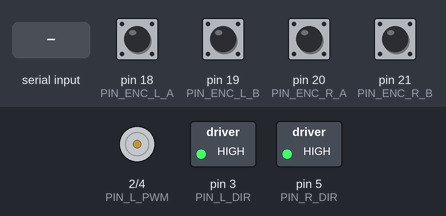
Simulated run of this sketch. Board: Arduino Mega 2560, built with avr-gcc and run on an emulated ATmega2560. Parts: motor-driver pin pairs drawn as motors (green arrow = first pin HIGH = forward, orange = second pin HIGH = backward, longer = more drive), switched loads named in the sketch (green lamp = pin HIGH). The test bench sets the inputs (shaded band); at power-on: pin 18 (PIN_ENC_L_A), pin 19 (PIN_ENC_L_B), pin 20 (PIN_ENC_R_A), pin 21 (PIN_ENC_R_B) HIGH. What the sketch prints to the serial monitor is not drawn.

Above: at 1.2 s.
1.3 s: "V,,45\n" received over Serial
Timing chart, 0 to 4.3 s (numbered marks = the images above; inputs shaded):
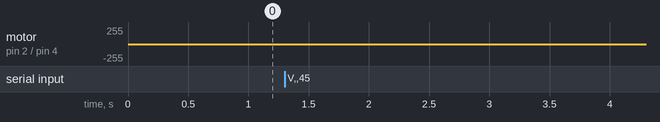

Measured:
- after the input at 1.3 s, motor on pin 2 (PIN_L_PWM) / pin 4 (PIN_R_PWM): stopped → backward 4/255 at once, → backward 5/255 0.40 s later, → stopped 0.12 s later

The sketch:

wheel_encoder_mcu.ino
```cpp
/*
  wheel_encoder_mcu.ino  (Arduino MEGA + Cytron MDD10A 버전)
  --------------------------------------------------------------
  [2026 업데이트] 동료가 실제 배선/테스트한 핀 구성을 그대로 반영함.
  모터드라이버는 Cytron MDD10A (PWM+DIR 모드 사용, MODE 핀이 PWM+DIR
  모드로 점퍼/배선되어 있어야 함 - 하드웨어 확인 필요, 코드와 무관).

  MDD10A 핀 구성 참고:
    VM, GND    : 모터 전원 (배터리 직결, Arduino와 무관)
    M1A/M1B    : 모터1 출력, M2A/M2B: 모터2 출력
    DIR1/PWM1  : 모터1 제어 입력 (아래 D2/D3)
    DIR2/PWM2  : 모터2 제어 입력 (아래 D4/D5)
    5V         : 로직 전원 입력 - Arduino 5V에 연결 (활성화 핀 아님, 필수 전원)
    MODE       : 제어 모드 선택 점퍼, PWM+DIR 모드로 설정되어 있어야 함

  ---- 핀 배치 (동료 테스트 코드 기준, 검증된 배선 그대로 사용) ----
  D2  - 모터1 PWM (속도, MDD10A PWM1)
  D3  - 모터1 DIR (방향, MDD10A DIR1)
  D4  - 모터2 PWM (속도, MDD10A PWM2)
  D5  - 모터2 DIR (방향, MDD10A DIR2)
  D18 - 모터1 엔코더 A상 (인터럽트)
  D19 - 모터1 엔코더 B상 (방향 판별, 일반 읽기)
  D20 - 모터2 엔코더 A상 (인터럽트)
  D21 - 모터2 엔코더 B상 (방향 판별, 일반 읽기)

  모터1 = 왼쪽, 모터2 = 오른쪽으로 가정 (반대라면 track_width 부호가 아니라
  ROS2 쪽 wheel_odom_node의 좌우 매핑만 바꾸면 됨 - 이 펌웨어는 그대로 둘 것).

  ---- 시리얼 프로토콜 (115200bps, 줄바꿈 구분) ----
  Jetson -> Arduino:  "V,<left_ticks_per_sec>,<right_ticks_per_sec>\n"
  Arduino -> Jetson:  "E,<left_delta_ticks>,<right_delta_ticks>,<dt_ms>\n"
  (wheel_odom_node.py와 반드시 일치해야 하는 부분, 임의로 바꾸지 말 것)
*/

#include <Arduino.h>

// ---------------- 핀 정의 (동료 테스트 배선 그대로) ----------------
const uint8_t PIN_L_PWM = 2;
const uint8_t PIN_L_DIR = 3;
const uint8_t PIN_R_PWM = 4;
const uint8_t PIN_R_DIR = 5;

const uint8_t PIN_ENC_L_A = 18;
const uint8_t PIN_ENC_L_B = 19;
const uint8_t PIN_ENC_R_A = 20;
const uint8_t PIN_ENC_R_B = 21;

// ---------------- 타이밍 ----------------
const unsigned long REPORT_INTERVAL_MS = 20;   // 엔코더 보고 주기 (50Hz)
const unsigned long CMD_TIMEOUT_MS = 500;      // 이 시간 동안 명령 없으면 정지 (안전 워치독)

// ---------------- PID 게인 (튜닝 필요, 시작값) ----------------
// ★ 좌우 모터가 가속/감속 순간(과도응답)에 서로 다르게 반응해서
//   출발 직후와 정지 직전에 짧게 휘는 현상이 실측으로 확인됨.
//   trim(정상상태 배율)으로는 해결이 안 되는 문제라 좌우 게인을 분리함.
//   시작은 동일값으로 두고, 실측하며 KP_R을 올리거나 KP_L을 낮추는 식으로 튜닝.
// ★ 2026-08-18 x4 쿼드러처 전환에 맞춰 게인을 1/4 로 낮춤.
//   틱 수가 4배가 되면 같은 속도 오차가 4배 큰 숫자로 들어온다.
//   게인을 그대로 두면 실효 게인이 4배가 되어 훨씬 공격적으로 변한다.
//   1/4 을 곱해 이전과 같은 응답을 유지한다.
//   (적분 제한 ±2000 은 그대로 두었다. ki 가 1/4 이 되었으므로 적분항이
//    낼 수 있는 최대 출력이 PWM 200 -> 50 으로 줄어, 와인드업 위험도 함께 낮아진다.)
float KP_L = 0.1;
float KI_L = 0.025;
float KD_L = 0.0;

float KP_R = 0.1125;
float KI_R = 0.03;
float KD_R = 0.0;
const int PWM_MAX = 255;

// ---------------- 엔코더 카운트 (인터럽트에서만 갱신) ----------------
volatile long enc_l_count = 0;
volatile long enc_r_count = 0;

// ---------------- 속도 제어 상태 ----------------
long target_l_tps = 0;

// ★ 기동 감쇠(startup damping): 정지 상태에서 새로 출발하는 순간,
//   오른쪽 모터가 왼쪽보다 먼저/세게 반응하는 과도응답 차이가 실측으로
//   확인됨 (teleop 출발 직후 왼쪽으로 꺾이는 원인). 출발 직후 짧은 시간
//   동안만 오른쪽 PWM 출력에 계수를 곱해 그 차이를 미리 상쇄한다.
unsigned long startup_time_ms = 0;      // 목표가 0에서 0이 아닌 값으로 바뀐 시각
bool was_stopped = true;                // 직전까지 정지 상태였는지
const unsigned long STARTUP_DAMP_DURATION_MS = 400;  // 이 시간 동안만 감쇠 적용
const float STARTUP_DAMP_FACTOR_R = 0.85f;           // 오른쪽 출력을 85%로 제한
long target_r_tps = 0;
float integral_l = 0.0f, integral_r = 0.0f;
long prev_err_l = 0, prev_err_r = 0;
unsigned long last_cmd_time = 0;

// ★ 하드 스톱 (2026-08-17). true 면 PID 를 건너뛰고 PWM 을 직접 0 으로 쓴다.
//   엔코더가 거짓말을 해도 모터를 확실히 멈추기 위한 마지막 방어선.
//   켜지는 경우 두 가지:
//     ① 워치독 (CMD_TIMEOUT_MS 동안 명령 없음)
//     ② 상위(ROS)에서 "H,1" 명령을 받았을 때 — 폭주 감지기가 쓴다
//   해제는 "H,0" 또는 정상 속도명령("V,...") 수신이다.
bool hard_stop = false;

// ---------------- 보고 상태 ----------------
long last_report_enc_l = 0;
long last_report_enc_r = 0;
unsigned long last_report_time = 0;

// ---------------- 시리얼 수신 버퍼 ----------------
String rx_line = "";

// ==========================================================
// ★★ 2026-08-18 — 반쪽 디코딩 -> 정식 x4 쿼드러처 상태머신 ★★
//
// 이전 방식: A상 상승엣지에서만 인터럽트를 걸고, 그 순간 B상을 한 번 읽어
//            방향을 결정했다. 간단하지만 **노이즈 한 번에 방향이 통째로 뒤집힌다.**
//            A상에 가짜 엣지가 뜨면 그때 읽은 B값이 곧 방향이 되기 때문이다.
//            그 결과 PID 부호가 역전되어 모터가 자가 가속하는 폭주가
//            2026-08-17~18 에 다섯 번 발생했다 (특히 회전 시 = 전류/노이즈가 큰 순간).
//
// 새 방식: A·B 양쪽의 모든 엣지(CHANGE)에서 인터럽트를 걸고, 직전 상태와
//          현재 상태의 쌍으로 방향을 판정한다.
//            - 정상 전이면 +1 또는 -1
//            - **있을 수 없는 전이(두 비트가 동시에 바뀜)는 0** -> 노이즈를 버린다
//          가짜 엣지가 하나 껴도 다음 엣지에서 되돌아와 +1/-1 로 상쇄되므로,
//          부호가 통째로 뒤집히지 않는다. 이것이 폭주의 뿌리를 끊는다.
//
// 덤: 한 바퀴에 세는 엣지가 4배가 되어 해상도가 4배 올라간다.
//     ticks_per_rev 330 -> 1320 (스펙값과 일치. 설치가이드 4장의
//     "왜 CPR 이 1/4 인가" 수수께끼가 바로 이 반쪽 디코딩 때문이었다).
//
// ★ 좌우 부호가 다른 것은 정상이다 — 두 모터가 좌우 대칭으로 마주보게
//   달려 있어 전진 시 물리적 회전 방향이 반대이기 때문. 아래 상수로 분리해
//   두었으니, 부호가 반대로 나오면 해당 상수만 뒤집으면 된다.
// ★ 2026-08-18 실측으로 확정: 손으로 각 바퀴를 "전진 방향"으로 돌려
//   /wheel/raw_ticks 의 부호를 보고 정한 값이다 (양쪽 다 뒤집혀 있었다 —
//   x4 전이표의 방향 규약이 이전 반쪽 디코딩과 달라서 생긴 일이며 정상이다).
//   부호가 반대로 나오면 여기만 뒤집으면 된다. 다른 곳은 손댈 필요 없다.
const int8_t ENC_L_SIGN = +1;
const int8_t ENC_R_SIGN = -1;

// 쿼드러처 전이표. 인덱스 = (직전상태 << 2) | 현재상태,  상태 = (A << 1) | B
// 0 인 칸이 "있을 수 없는 전이" = 노이즈로 보고 버리는 자리다.
const int8_t QEM[16] = {
   0, -1, +1,  0,
  +1,  0,  0, -1,
  -1,  0,  0, +1,
   0, +1, -1,  0
};

volatile uint8_t enc_l_state = 0;
volatile uint8_t enc_r_state = 0;

void isr_enc_l() {
  uint8_t s = (digitalRead(PIN_ENC_L_A) << 1) | digitalRead(PIN_ENC_L_B);
  enc_l_count += ENC_L_SIGN * QEM[(enc_l_state << 2) | s];
  enc_l_state = s;
}

void isr_enc_r() {
  uint8_t s = (digitalRead(PIN_ENC_R_A) << 1) | digitalRead(PIN_ENC_R_B);
  enc_r_count += ENC_R_SIGN * QEM[(enc_r_state << 2) | s];
  enc_r_state = s;
}

// ==========================================================
// PWM+DIR 방식 (MDD10A 검증 배선): pwm이 음수면 DIR을 반대로, 크기만 analogWrite
void setMotorPWM(int pwm_pin, int dir_pin, int pwm) {
  pwm = constrain(pwm, -PWM_MAX, PWM_MAX);
  if (pwm >= 0) {
    digitalWrite(dir_pin, HIGH);
    analogWrite(pwm_pin, pwm);
  } else {
    digitalWrite(dir_pin, LOW);
    analogWrite(pwm_pin, -pwm);
  }
}

void stopAllMotors() {
  setMotorPWM(PIN_L_PWM, PIN_L_DIR, 0);
  setMotorPWM(PIN_R_PWM, PIN_R_DIR, 0);
  integral_l = integral_r = 0.0f;
  prev_err_l = prev_err_r = 0;
}

// ==========================================================
void setup() {
  Serial.begin(115200);

  pinMode(PIN_ENC_L_A, INPUT_PULLUP);
  pinMode(PIN_ENC_R_A, INPUT_PULLUP);
  pinMode(PIN_ENC_L_B, INPUT_PULLUP);
  pinMode(PIN_ENC_R_B, INPUT_PULLUP);

  pinMode(PIN_L_PWM, OUTPUT);
  pinMode(PIN_L_DIR, OUTPUT);
  pinMode(PIN_R_PWM, OUTPUT);
  pinMode(PIN_R_DIR, OUTPUT);

  stopAllMotors();

  // ★ 초기 상태를 읽어 둔다. 안 하면 첫 인터럽트에서 엉뚱한 전이로 잡힌다.
  enc_l_state = (digitalRead(PIN_ENC_L_A) << 1) | digitalRead(PIN_ENC_L_B);
  enc_r_state = (digitalRead(PIN_ENC_R_A) << 1) | digitalRead(PIN_ENC_R_B);

  // ★ A·B 양쪽, 상승·하강 모두(CHANGE) — x4 쿼드러처.
  //   Mega 의 18~21 번은 넷 다 인터럽트 가능 핀이라 그대로 쓸 수 있다.
  attachInterrupt(digitalPinToInterrupt(PIN_ENC_L_A), isr_enc_l, CHANGE);
  attachInterrupt(digitalPinToInterrupt(PIN_ENC_L_B), isr_enc_l, CHANGE);
  attachInterrupt(digitalPinToInterrupt(PIN_ENC_R_A), isr_enc_r, CHANGE);
  attachInterrupt(digitalPinToInterrupt(PIN_ENC_R_B), isr_enc_r, CHANGE);

  last_report_time = millis();
  last_cmd_time = millis();
}

// ==========================================================
void handleLine(const String& line) {
  if (!line.startsWith("V,")) return;

  int comma1 = line.indexOf(',', 2);
  if (comma1 < 0) return;

  long l = line.substring(2, comma1).toInt();
  long r = line.substring(comma1 + 1).toInt();

  bool is_now_moving = (l != 0 || r != 0);
  if (was_stopped && is_now_moving) {
    startup_time_ms = millis();   // 정지->출발 전환 시점 기록
  }
  was_stopped = !is_now_moving;

  target_l_tps = l;
  target_r_tps = r;
  last_cmd_time = millis();

  // ★ hard_stop 해제는 "0이 아닌 속도 명령"이 왔을 때만 (2026-08-17).
  //   V,0,0 으로도 풀리게 하면, 상위가 0을 계속 재전송하는 동안 하드스톱이
  //   즉시 풀려 PID 가 되살아난다. 그러면 엔코더가 거짓말하는 상황에서
  //   또 폭주한다 — 하드스톱을 넣은 의미가 없어진다.
  if (is_now_moving) {
    hard_stop = false;
  }

  // ★ 목표 속도가 0(정지 명령)이면, 이전에 쌓인 PID 적분값을 즉시 비운다.
  //   안 그러면 오래 돈 뒤 갑자기 멈추라는 명령이 와도, 남아있던 integral
  //   때문에 몇 초간 계속 낮은 속도로 밀리는 현상이 생긴다
  //   (관성이 아니라 PID 잔류 출력임 - 바퀴를 띄워도 계속 도는 것으로 확인됨).
  if (target_l_tps == 0 && target_r_tps == 0) {
    integral_l = 0.0f;
    integral_r = 0.0f;
    prev_err_l = 0;
    prev_err_r = 0;
  }
}

void readSerial() {
  while (Serial.available() > 0) {
    char c = (char)Serial.read();
    if (c == '\n') {
      rx_line.trim();
      if (rx_line.length() > 0) handleLine(rx_line);
      rx_line = "";
    } else if (c != '\r') {
      rx_line += c;
      if (rx_line.length() > 64) rx_line = "";
    }
  }
}

// ==========================================================
int pidUpdate(long target_tps, long measured_tps, float& integral, long& prev_err,
              float dt_s, float kp, float ki, float kd) {
  long err = target_tps - measured_tps;
  integral += err * dt_s;
  integral = constrain(integral, -2000.0f, 2000.0f);
  float deriv = (dt_s > 0.0f) ? (err - prev_err) / dt_s : 0.0f;
  prev_err = err;

  float output = kp * err + ki * integral + kd * deriv;
  return (int)constrain(output, -255.0f, 255.0f);
}

void controlLoop(float dt_s, long measured_l_tps, long measured_r_tps) {
  // ★★ 2026-08-17 안전 수정 — PID 를 우회하는 하드 스톱 ★★
  //
  // 왜 필요한가 (실제로 두 번 겪은 사고):
  //   왼쪽 엔코더가 배선 문제로 방향을 거꾸로 보고하면(바퀴는 앞으로 도는데
  //   -1250 tps 로 보고), PID 는 이렇게 반응한다.
  //       목표 0, 측정 -1250 -> 오차 +1250 -> 비례항만으로 0.4*1250=500
  //       -> PWM 255 (최대). 바퀴는 더 빨리 돌고 측정은 더 큰 음수가 된다.
  //   **정지 명령(목표 0)으로도, 워치독으로도 멈출 수 없다.** 워치독은
  //   target 을 0 으로 바꿀 뿐이고 PID 는 계속 돌기 때문이다. 실제로 사람이
  //   배터리를 뽑기 전까지 멈추지 않았다.
  //
  // 그래서 hard_stop 이 걸리면 PID 계산 자체를 건너뛰고 PWM 을 0으로 직접 쓴다.
  // 센서가 거짓말을 해도 모터는 확실히 멈춘다 — 이것이 마지막 방어선이다.
  if (hard_stop) {
    integral_l = 0.0f;  integral_r = 0.0f;
    prev_err_l = 0;     prev_err_r = 0;
    setMotorPWM(PIN_L_PWM, PIN_L_DIR, 0);
    setMotorPWM(PIN_R_PWM, PIN_R_DIR, 0);
    return;
  }

  int pwm_l = pidUpdate(target_l_tps, measured_l_tps, integral_l, prev_err_l,
                        dt_s, KP_L, KI_L, KD_L);
  int pwm_r = pidUpdate(target_r_tps, measured_r_tps, integral_r, prev_err_r,
                        dt_s, KP_R, KI_R, KD_R);

  // ★ 기동 감쇠 적용: 출발 후 STARTUP_DAMP_DURATION_MS 이내라면
  //   오른쪽 출력만 일시적으로 낮춘다 (좌회전 방향 편향 상쇄).
  if (millis() - startup_time_ms < STARTUP_DAMP_DURATION_MS) {
    pwm_r = (int)(pwm_r * STARTUP_DAMP_FACTOR_R);
  }

  setMotorPWM(PIN_L_PWM, PIN_L_DIR, pwm_l);
  setMotorPWM(PIN_R_PWM, PIN_R_DIR, pwm_r);
}

// ==========================================================
void loop() {
  readSerial();

  if (millis() - last_cmd_time > CMD_TIMEOUT_MS) {
    // ★ 워치독 발동 시에도 handleLine과 동일하게 적분값을 반드시 리셋해야 한다.
    //   ROS2가 꺼져 있으면 handleLine 자체가 호출되지 않으므로(새 명령이 안 옴),
    //   여기서 리셋 안 하면 들었다 놓는 등의 충격으로 생긴 잔여 오차가
    //   PID 적분에 쌓인 채 수 초간 스스로 진정될 때까지 계속 미세하게 떨린다.
    target_l_tps = 0;
    target_r_tps = 0;
    integral_l = 0.0f;
    integral_r = 0.0f;
    prev_err_l = 0;
    prev_err_r = 0;
    // ★ 목표를 0 으로 두는 것만으로는 부족하다. 엔코더가 거짓 값을 주면
    //   PID 가 그 오차를 없애려고 계속 구동한다. PWM 을 직접 끊는다.
    hard_stop = true;
  }

  unsigned long now = millis();
  unsigned long elapsed = now - last_report_time;

  if (elapsed >= REPORT_INTERVAL_MS) {
    noInterrupts();
    long cur_l = enc_l_count;
    long cur_r = enc_r_count;
    interrupts();

    long delta_l = cur_l - last_report_enc_l;
    long delta_r = cur_r - last_report_enc_r;
    float dt_s = elapsed / 1000.0f;

    long measured_l_tps = (long)(delta_l / dt_s);
    long measured_r_tps = (long)(delta_r / dt_s);
    controlLoop(dt_s, measured_l_tps, measured_r_tps);

    Serial.print("E,");
    Serial.print(delta_l);
    Serial.print(",");
    Serial.print(delta_r);
    Serial.print(",");
    Serial.println(elapsed);

    last_report_enc_l = cur_l;
    last_report_enc_r = cur_r;
    last_report_time = now;
  }
}
```
